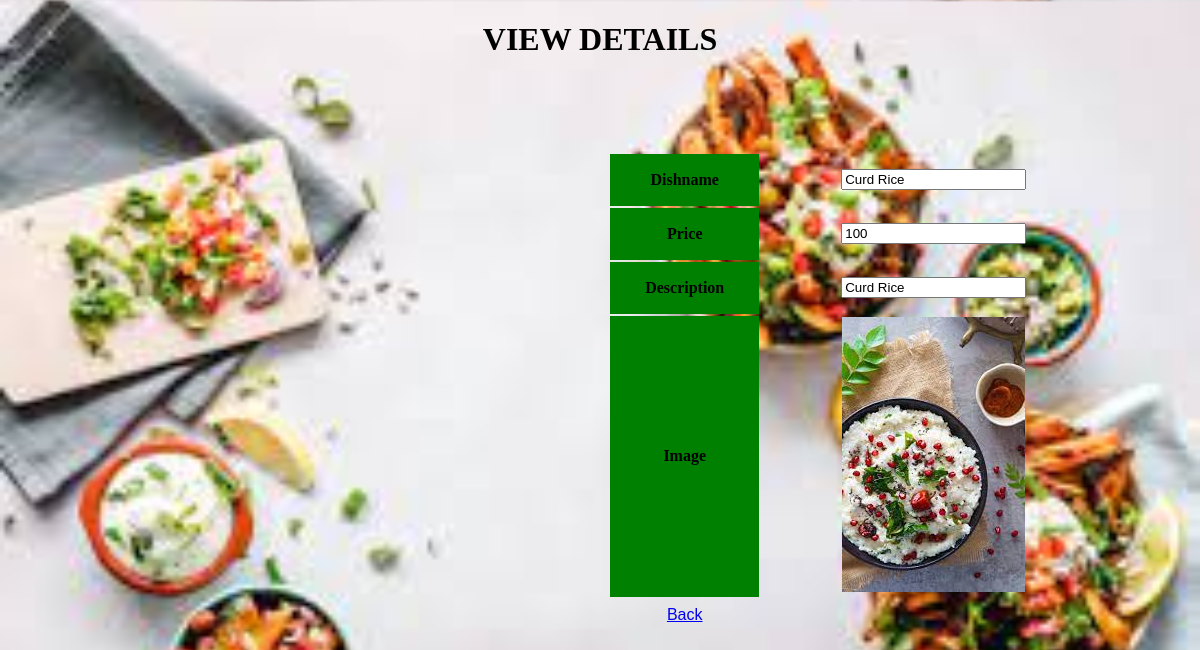
/eat_app/dishview/25, run on the app's committed database.
### eat_app/models.py (models this page shows, shortened)
class profilmodel(models.Model):
    dishname = models.CharField(max_length=30)
    price = models.IntegerField()
    description = models.CharField(max_length=50)
    card = models.FileField(upload_to='eat_app/static')

### eat_app/views.py (the view)
# urls.py: path('dishview/<int:id>',dishview),
def dishview(request,id):
    a=profilmodel.objects.get(id=id)
    img = str(a.card).split('/')[-1]
    if request.method == 'POST':
        a.dishname = request.POST.get('dishname')
        a.price = request.POST.get('price')
        a.description = request.POST.get('description')
        a.id = request.POST.get('id')
    return render(request,'dishview.html',{'a':a,'img':img})

### eat_app/templates/dishview.html (shortened to what this page needs)
<!DOCTYPE html>
{% load static %}
<html lang="en" xmlns="http://www.w3.org/1999/html">
<head>
</head>
<body>
<form method="post" enctype="multipart/form-data">{% csrf_token %}
    <h1 align="center">VIEW DETAILS</h1>
    <table id="a">
        <tr>
            <th><label>Dishname</label></th>
            <td><input type="text" name="dishname" readonly value="{{a.dishname}}"></td>
        </tr><br>
        <tr>
            <th><label>Price</label></th>
            <td><input type="text" name="price" readonly value="{{a.price}}"></td>
        </tr><br>
        <tr>
            <th><label>Description</label></th>
            <td><input type="text" name="description" readonly value="{{a.description}}"></td>
        </tr><br>
        <tr>
            <th><label>Image</label></th>
            <td><img src="{% static img %}"></td>
        </tr><br>
        <tr>
            <td><a href="http://127.0.0.1:8000/eat_app/userdisplay" type="submit" value="submit" class="btn btn-success">Back</a></td>
        </tr>
    </table>
</form>
</body>
</html>

### data on the page
profilmodel: dishname "Curd Rice", price "100", description "Curd Rice"
